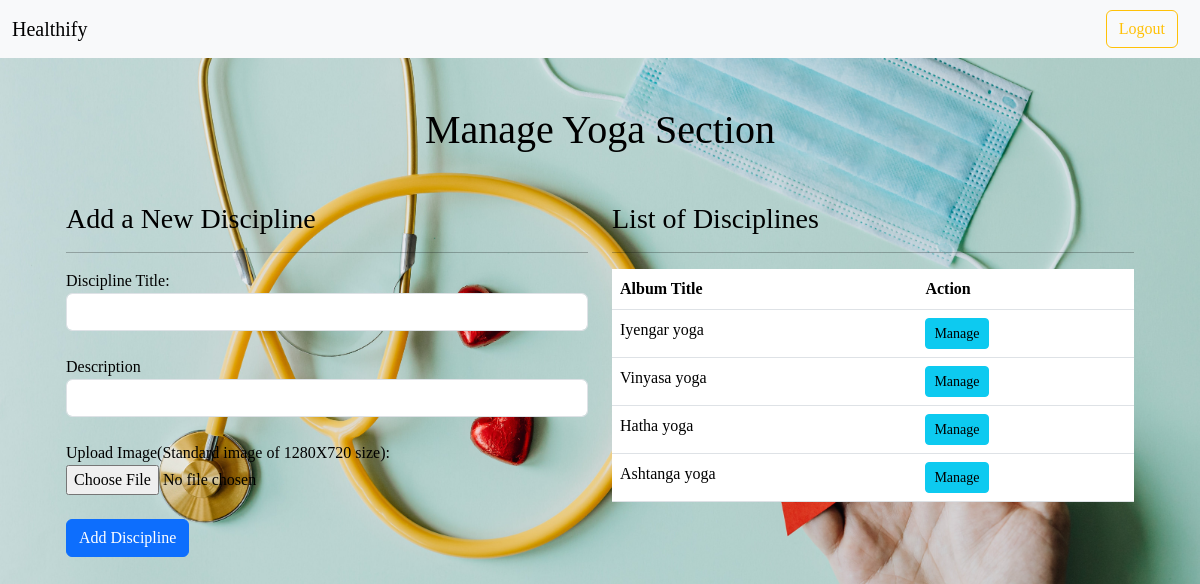
The app's page /addYoga (signed in) with its own data.
### models.py (models this page shows)
class Yoga(db.Model):
    __tablename__ = 'Yoga'
    id = db.Column(db.Integer, primary_key = True)
    name = db.Column(db.String(40), nullable = False)
    imagepath = db.Column(db.String(120), nullable = False)
    description = db.Column(db.String(120), nullable = False)

### routes.py (the view, shortened to what this page needs)
@app.route('/addYoga', methods = ["GET", "POST"])
@auth_required
@admin_auth_required
def addYoga():
    user = User.query.get(session["user_id"])
    if request.method == "GET":
        yogas = Yoga.query.all()
        return render_template("yoga.html", yogas = yogas, user = user)

### routes.py (called while the page is built)
def auth_required(func):
    @wraps(func)
    def inner(*args, **kwargs):
        if "user_id" not in session:
            flash("Login required.", 'danger')
            return redirect(url_for("login"))
        return func(*args, **kwargs)
    return inner

def admin_auth_required(func):
    @wraps(func)
    def inner(*args, **kwargs):
        user = User.query.get(session.get("user_id"))
        if user.is_admin:
            return func(*args, **kwargs)
        else:
            flash("Logged out ! You are not an Admin.", "danger")
            return redirect(url_for("logout"))
    return inner

### templates/yoga.html (shortened to what this page needs)
{% extends 'layout.html' %}
{% block content %}
<div class="container mt-5">
    <h1 class="text-center">Manage Yoga Section</h1>
  <div class="container mt-5">
    <div class="row mt-4">
      <div class="col-md-6">
        <h3>Add a New Discipline</h3>
        <hr>
        <form method="POST" enctype="multipart/form-data">
          <div class="form-group">
            <label for="name">Discipline Title:</label>
            <input type="text" class="form-control" id="name" name="name" required>
          </div>
          <br>
          <div class="form-group">
            <label for="description">Description</label>
            <input type="text" class="form-control" id="description" name="description" required>
          </div>
          <br>
          <div class="form-group">
            <label for="imageFile">Upload Image(Standard image of 1280X720 size):</label>
            <input type="file" class="form-control-file" id="imageFile" name="imageFile" accept=".jpg, .jpeg, .png" required>
          </div>
          <br>
          <button type="submit" class="btn btn-primary">Add Discipline</button>
        </form>
      </div>
      <div class="col-md-6">
        <h3>List of Disciplines</h3>
        <hr>
        <table class="table">
          <thead>
            <tr>
              <th>Album Title</th>
              <th>Action</th>
            </tr>
          </thead>
          <tbody>
            {% for yoga in yogas %}
            <tr>
              <td>{{ yoga.name }}</td>
              <td>
                <button type="button" class="btn btn-info btn-sm bt" onclick="window.location.href='/add-yogaPose/{{yoga.id}}';">Manage</button>
              </td>
            </tr>
            {% endfor %}
          </tbody>
        </table>
      </div>
    </div>
  </div>
</div>
{% endblock %}

### templates/layout.html (style rules this page uses)
body { margin: 0; padding: 0; font-family: 'Balsamiq Sans', 'cursive'; background-color: #454f58; background: center/cover no-repeat url('../static/icons/bg6.jpg'); background-repeat: no-repeat; color: black; }

### templates/yoga.html (style rules this page uses)
.bt { text-decoration: none; color: black; }

### records on screen
Yoga: name "Iyengar yoga"
Yoga: name "Vinyasa yoga"
Yoga: name "Hatha yoga"
Yoga: name "Ashtanga yoga"
